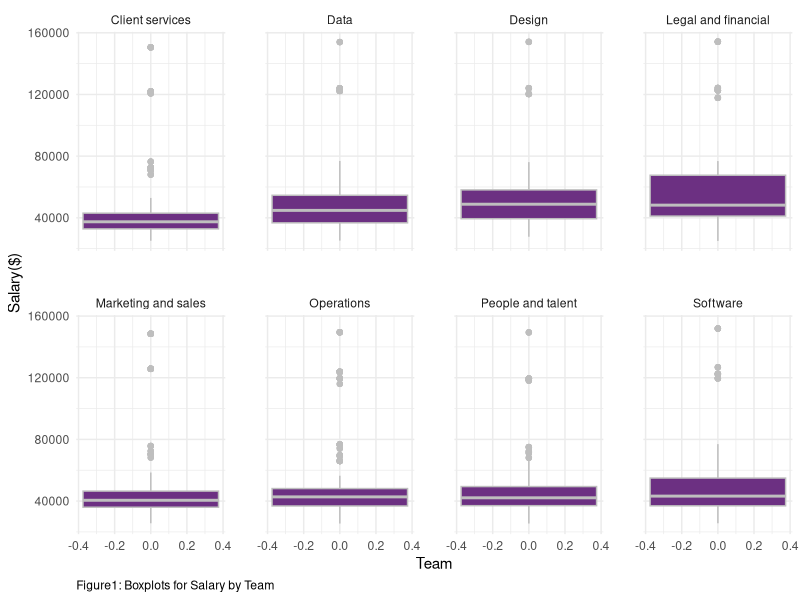
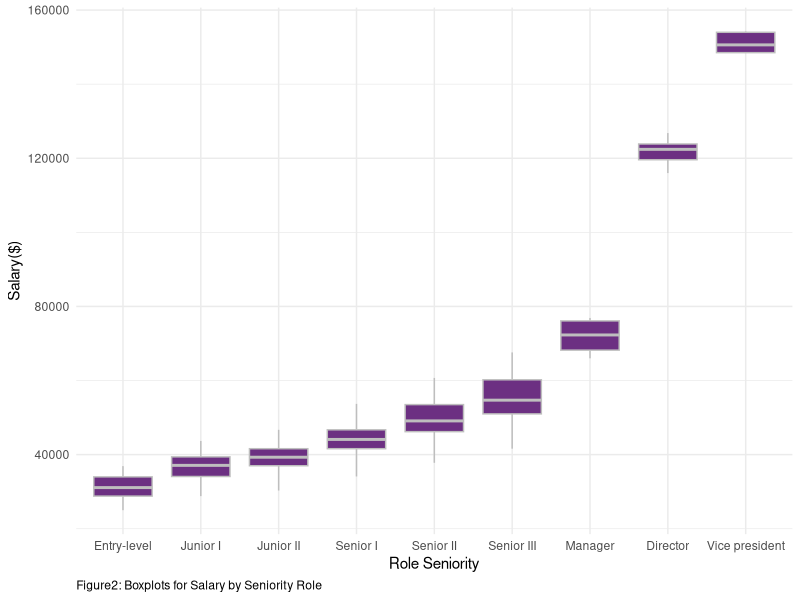
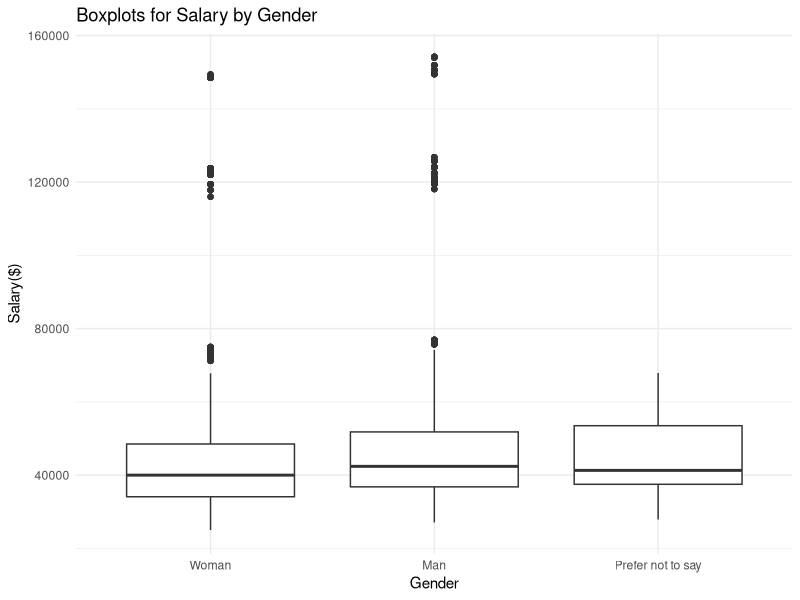
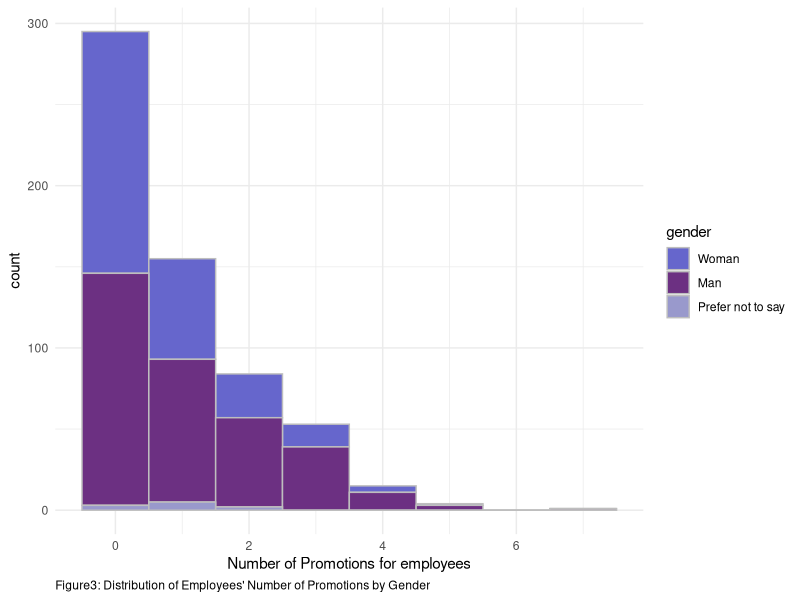
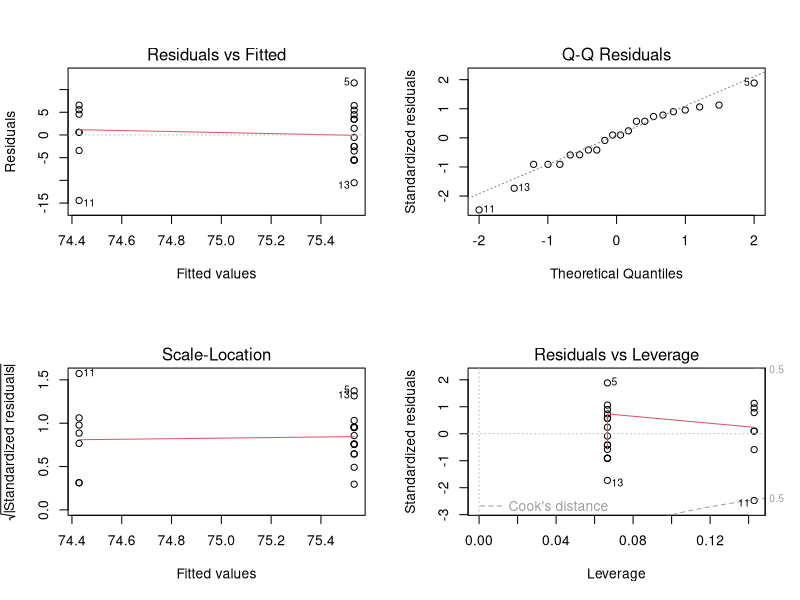
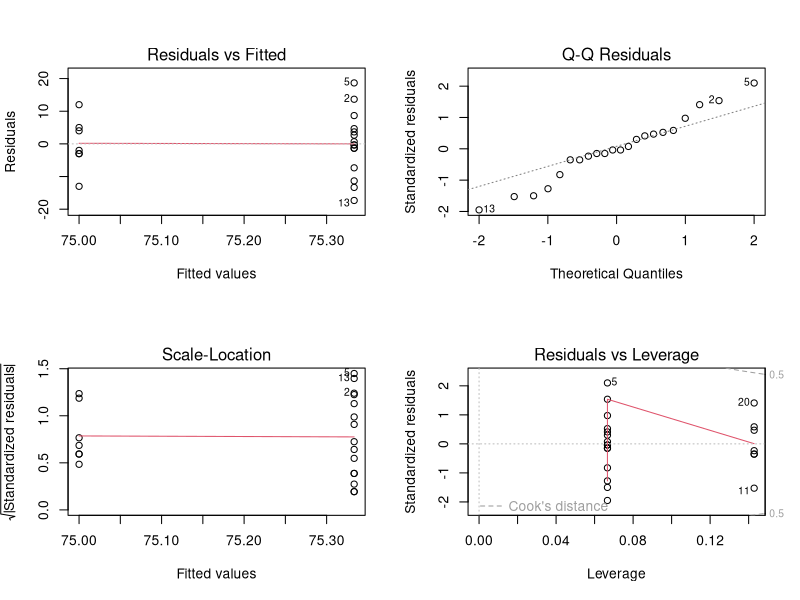
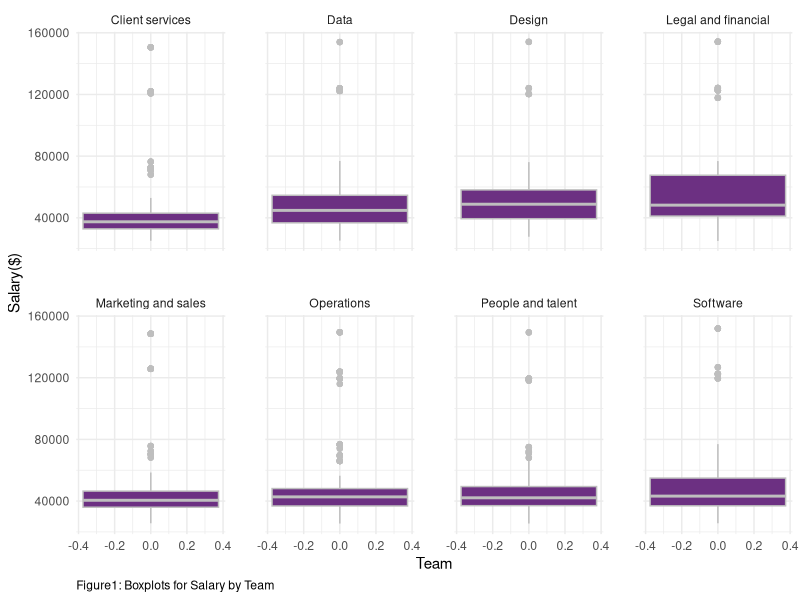
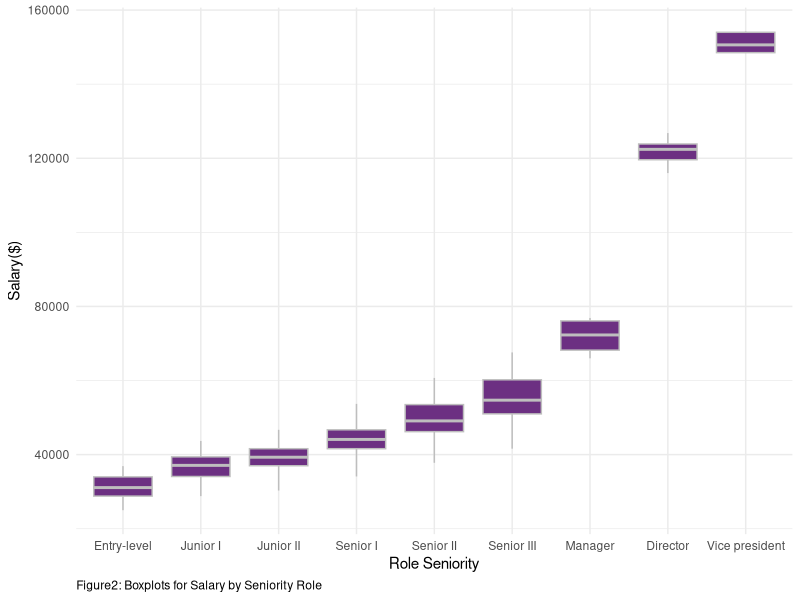

The R script that drew these images, in order:
## ---- chunk 1
library(tidyverse)
library(lme4)
library(mgcv)
library(kableExtra)
#install.packages("gridExtra")
library(gridExtra)
# this should supress all code and messages
knitr::opts_chunk$set(include=FALSE)
## ---- chunk 2
############################################################################################################
#DATA CLEANING PART
############################################################################################################

# read in the data
black_saber_current_employees <- read_csv("data/black-saber-current-employees.csv")

#change salary varaible from characters to doubles
black_saber_current_employees_cleaned <- black_saber_current_employees %>% 
  mutate(salary = str_extract_all(salary, "\\d+,\\d+")) %>% #only extracting the number part(i.e., remove $)
  mutate(salary = str_remove_all(salary, ",")) %>% # remove comma(,)
  mutate(salary = as.numeric(salary)) %>% #change to doubles
  #changing the orders of role as hierarchy, rather than alphabetical order(see below note)
  mutate(role_seniority = fct_relevel(role_seniority, "Manager", after = 7)) %>% 
  mutate(role_seniority = fct_relevel(role_seniority, "Director", after = 7)) %>%
  #changing the orders of gender for clairty in explanation for promotion analaysis part
  mutate(gender = fct_relevel(gender, "Woman", after = 0))

#NOTES
#(Before changing): Director Entry-level Junior I Junior II Manager Senior I Senior II Senior III Vice president
#(After chaning): “Entry-level”,“Junior I”,“JuniorII”,“Senior I”,“Senior II”,“Senior III”,“Manager”, “Director”,“Vicepresident” 

## ---- chunk 3
#########################################################################################################
#EXPLORATORY ANALYSIS
#########################################################################################################
# create a visualisation (a boxplot to see if teams have systematic differences in their salary)
#some teams might be more important to the company 
#e.g., bc it is a software company, software team might be more valuable to the company and thus receive higher salary, yet this is fair in the sense that the Gideon wants salary based on "talent and value to the company”)

my_plot_salary_by_role_team <- black_saber_current_employees_cleaned %>% 
  ggplot(aes(y = salary)) +
  facet_wrap(~team, nrow = 2) +
  geom_boxplot(colour = "grey", fill = "#6C3082") +
  theme_minimal() +
  labs(x = "Team", y= "Salary($)", caption = "Figure1: Boxplots for Salary by Team") + 
  theme(panel.spacing = unit(2, "lines")) +
  theme(plot.caption = element_text(hjust = 0))

my_plot_salary_by_role_team
ggsave("images/salary_boxplot_team.png", width = 6, height = 3.5)

## ---- chunk 4

#exploring whether there is difference in salary by roles.
#there should be difference, since higher the role, the more salary people earn since they are more valuable to the company

my_plot_salary_by_role <- black_saber_current_employees_cleaned %>% 
  ggplot(aes(x = role_seniority, y = salary)) +
  geom_boxplot(colour = "grey", fill = "#6C3082") +
  theme_minimal() +
  labs(x="Role Seniority", y= "Salary($)", caption = "Figure2: Boxplots for Salary by Seniority Role") +
  theme(plot.caption = element_text(hjust = 0))

my_plot_salary_by_role
ggsave("images/salary_boxplot_role.png", width = 6, height = 3)

#side note: does follow the seniority trend, which is Least senior to most senior: “Entry-level”,“Junior I”,“JuniorII”,“Senior I”,“Senior II”,“Senior III”,“Manager”, “Director”,“Vicepresident”

## ---- chunk 5
#########################################################################################################

#exploring whether there is gender difference in salary
my_plot_salary_by_gender <- black_saber_current_employees_cleaned %>% 
  ggplot(aes(x = gender, y = salary)) +
  geom_boxplot() +
  theme_minimal() +
  labs(title = "Boxplots for Salary by Gender", x = "Gender", y= "Salary($)")
  
my_plot_salary_by_gender
#result(interpretation of the plot): Gender does not seem to have fixed effect on salary. In other words, no gender bias, which is good considering EDI (but when doing model comparison, we will see whether such is true numerically)

ggsave("images/salary_boxplot_gender.png", width = 5, height = 2)

#########ONE-WAY ANOVA ON SALARY AND GENDER AS GROUP####################

lmod_gender <- lm(salary ~ gender, data = black_saber_current_employees_cleaned)
summary(lmod_gender)
#HOWEVER, UNLIKE THE VISUALIZATION, THERE WAS A SIGNIFICANT DIFFERENCE IN GENDER! THERE MIGHT BE GENDER BIAS IN SALARY(we will see this in model fitting part)

## ---- chunk 6
#########################################################################################################
#MODEL FITTING
#########################################################################################################

#fitting a linear mixed model while setting financial quarter (financial_q)
#rationale: in some quarters, the company earns a lot of money and so all employees earn more money in that quarter, but when the quarter is not good, all earn less money.

salary_lmer <- lmer(salary ~ gender + team + role_seniority + leadership_for_level + productivity + (1|financial_q), data = black_saber_current_employees_cleaned)
#summary(salary_lmer)

#cannot take face-value to whether team has systematic difference and so just to check, we added this model without team so that when we compare it with salary_lmer, we can know whether we must include team or not fpre better prediction.
salary_lmer_no_team <- lmer(salary ~ gender + role_seniority + leadership_for_level + productivity + (1|financial_q), data = black_saber_current_employees_cleaned)
#summary(salary_lmer)

salary_lmer_no_gender <- lmer(salary ~ team + role_seniority + leadership_for_level + productivity + (1|financial_q), data = black_saber_current_employees_cleaned)
#summary(salary_lmer_no_gender)

## ---- chunk 7
#########################################################################################################
#MODEL COMPARISION TEST
#########################################################################################################


#THIS TEST CONFIRMS THAT THERE IS A GENDER BIAS IN SALARY
lmtest::lrtest(salary_lmer, salary_lmer_no_gender)
#conclusion: indeed, becuase the p-value is significant, simpler model does NOT explain better than complex model = should include gender to have better predictive ability...

## ---- chunk 8
#This test confirms that we need team as predictor
lmtest::lrtest(salary_lmer, salary_lmer_no_team)
## ---- chunk 9
############################################################################################################
#DATA CLEANING PART
############################################################################################################
# create a variable called promotion count that keeps track of the number of times
# each employee got promoted
employee_data <- black_saber_current_employees_cleaned %>%
  mutate(employee_role = as.numeric(role_seniority)) %>%
  select(employee_id, employee_role) %>%
  group_by(employee_id)%>%
  mutate(initial_role=min(employee_role)) %>%
  mutate(current_role=max(employee_role)) %>%
  mutate(promotion_count = current_role - initial_role) %>%
  select(employee_id, promotion_count) %>%
  unique()

# `work_period` variable counts how many financial quarters each employee has gone through
# this gives us an idea of how long each employee has been working at the company
working_period <- black_saber_current_employees_cleaned %>%
  group_by(employee_id) %>%
  summarise(work_period = n())

# create a new variable called `employee_role` which saves role_seniority as numbers and
# create another variable called `initial_role` that indicates the initial role of the employee
role_seniority_data <- black_saber_current_employees_cleaned %>% 
  mutate(employee_role = as.numeric(role_seniority)) %>%
  select(employee_id, employee_role) %>%
  unique()%>%
  group_by(employee_id)%>%
  mutate(initial_role=min(employee_role)) %>%
  mutate(current_role=max(employee_role))

# data that only contains the most recent (2020 Q4) information on each employee
promotion_data <- full_join(black_saber_current_employees_cleaned, employee_data) %>%
  left_join(working_period) %>%
  mutate(year = as.numeric(str_extract_all(financial_q, "\\d+\\d+"))) %>%
  mutate(quarter = as.numeric(substr(financial_q,7,7))) %>% 
  group_by(employee_id) %>%
  mutate(recent_year = max(year)) %>%
  filter(year == recent_year) %>%
  mutate(recent_quarter = max(quarter)) %>%
  filter(quarter == recent_quarter) %>%
  right_join(y = role_seniority_data) %>% 
  filter(employee_role == current_role) %>% 
  select(-c(year, quarter, recent_year, recent_quarter, current_role, employee_role, initial_role))

## ---- chunk 10
#########################################################################################################
#EXPLORATORY ANALYSIS
#########################################################################################################

# proportion of different numbers of promotion
prop.table(table(promotion_data$promotion_count))

# mean number of promotions
mean(promotion_data$promotion_count)
sd(promotion_data$promotion_count)
## ---- chunk 11

promotion_count_by_gender_plot <- promotion_data %>% 
  ggplot(aes(x = promotion_count, fill = gender)) +
  geom_histogram(colour = "grey", binwidth= 1) +
  theme_minimal() +
  labs(x = "Number of Promotions for employees", caption = "Figure3: Distribution of Employees' Number of Promotions by Gender") + 
  scale_fill_manual(values=c("#6666CC", "#6C3082","#9999CC")) +
  theme(plot.caption = element_text(hjust = 0))

promotion_count_by_gender_plot
ggsave("images/promotion_count_by_gender_plot.png", width = 6, height = 4)
## ---- chunk 12
########################################################################################################
# Assumption check
########################################################################################################

mean_variance_model <- promotion_data %>% 
  group_by(gender) %>% 
  summarise(mean = mean(promotion_count), var = round(sd(promotion_count)^2,1))

## ---- chunk 13
#########################################################################################################
#MODEL FITTING
#########################################################################################################
# test model to see if gender, leadership level and productivity of each employee affect their number of promotions
# (offset: account for different work periods for the employees, while allowing for counts to still be the response.)

# model with covariates gender, leadership and productivity
mod1 <- glm(promotion_count ~ gender + leadership_for_level + productivity, family = poisson, offset = log(work_period), data = promotion_data)
# model with covariates leadership and productivity only
mod2 <- glm(promotion_count ~ leadership_for_level + productivity, family = poisson, offset = log(work_period), data = promotion_data)
# model with covariates gender, leadership, productivity, salary, and role_seniority
mod3 <- glm(promotion_count ~ gender + leadership_for_level + productivity + salary + role_seniority, family = poisson, offset = log(work_period), data = promotion_data)
# model with covariates leadership, productivity, salary, and role_seniority only
mod4 <- glm(promotion_count ~ leadership_for_level + productivity + salary + role_seniority, family = poisson, offset = log(work_period), data = promotion_data)

# compare models with common covariates of leadership and productivity, with and without gender
anova(mod1, mod2, test = "Chisq")
# more complex model with gender is better

# compare models with common covariates of leadership, productivity, salary, and role_seniority, with and without gender
anova(mod3, mod4, test = "Chisq")
# more complex model with gender is better

# compare the two preferable models from the previous tests to determine the final model
anova(mod1, mod3, test = "Chisq")
# strong evidence against the hypothesis that the simpler model fits the data just well
## ---- chunk 14
table <- cbind(Estimate = summary(mod3)$coef[,1],
               confint(mod3))
kable(round(table,4), caption = "Estimates with 95% confidence intervals", booktabs = TRUE, valign = "t", format = "pandoc") %>%
  kable_styling(latex_options = "scale_down")
## ---- chunk 15
#########################################################################################################
#DATA CLEANING PART
#########################################################################################################

# read in the data
phase1_applicants <- read.csv("data/phase1-new-grad-applicants-2020.csv")
phase2_applicants <- read.csv("data/phase2-new-grad-applicants-2020.csv")
phase3_applicants <- read.csv("data/phase3-new-grad-applicants-2020.csv")
final_hired <- read.csv("data/final-hires-newgrad_2020.csv")

#make new variable which tells whether applicant is accepted for each phase or not
#add gender if the dataset doesn't have
final_hired_cleaned <- final_hired %>% 
  mutate(hired = 1)

phase3_applicants_cleaned <- phase3_applicants %>% 
  full_join(final_hired_cleaned) %>% 
  mutate(hired = replace_na(hired, 0)) %>% 
  left_join(phase2_applicants) %>% 
  select(applicant_id : hired, gender) %>% 
  mutate(gender = fct_relevel(gender, "Woman", after = 0)) %>% 
  mutate(hired_word = case_when(hired == 0 ~ "Fail", 
                                         hired == 1 ~ "Pass")) %>% 
  mutate(phase2accepted = 1)

phase2_applicants_cleaned <- phase2_applicants %>% 
  full_join(phase3_applicants_cleaned) %>% 
  mutate(phase2accepted = replace_na(phase2accepted, 0)) %>% 
  select(applicant_id, gender, technical_skills:speaking_skills, phase2accepted) %>%
  mutate(gender = fct_relevel(gender, "Woman", after = 0)) %>% 
  mutate(phase2accepted_word = case_when(phase2accepted == 0 ~ "Fail", 
                                         phase2accepted == 1 ~ "Pass")) %>% 
  mutate(phase1accepted = 1) # %>% 
  #filter(gender != "Prefer not to say")

phase1_applicants_cleaned <- phase1_applicants %>% 
  full_join(phase2_applicants_cleaned) %>% 
  select(applicant_id:work_experience, phase1accepted) %>% 
  mutate(phase1accepted = replace_na(phase1accepted, 0)) %>%
  mutate(gender = fct_relevel(gender, "Woman", after = 0)) %>% 
  mutate(phase1accepted_word = case_when(phase1accepted == 0 ~ "Fail",
                                         phase1accepted == 1 ~ "Pass"))

phase2_applicants_cleaned <- filter(phase2_applicants_cleaned, gender != "Prefer not to say")
## ---- chunk 16
#########################################################################################################
#EXPLORATORY ANALYSIS
#########################################################################################################

#proportion of female
sum(phase1_applicants$gender == "Woman") / nrow(phase1_applicants)
sum(phase1_applicants$gender == "Prefer not to say") / nrow(phase1_applicants)
sum(phase2_applicants_cleaned$phase2accepted ==1) / nrow(phase2_applicants_cleaned)

# create a visualisation (a boxplot to see if gender has systematic differences in their phase approved)

#stacked bar chart that displays the proportion of applicants with each accepted group, for each gender
bar_proportion_phase1 <- ggplot(data = phase1_applicants_cleaned, aes(x = gender, fill = phase1accepted_word)) +
  geom_bar(position = "fill") +
  scale_fill_manual(values=c("#9999CC", "#6C3082")) +
  theme_minimal() +
  labs(title = "Pass Rate in Phase 1 by Gender",
       x = "Gender", y = "Approved Proportion") + 
  theme(legend.position = "none")

bar_proportion_phase2 <- ggplot(data = phase2_applicants_cleaned, aes(x = gender, fill = phase2accepted_word)) +
  geom_bar(position = "fill") +
  scale_fill_manual(values=c("#9999CC", "#6C3082")) +
  theme_minimal() +
  labs(title = "Pass Rate in Phase 2 by Gender",
       x = "Gender", y = "Approved Proportion") +
  theme(legend.title = element_blank())

bar_proportion_phase1_2 <- arrangeGrob(bar_proportion_phase1, bar_proportion_phase2, ncol=2)
ggsave(file="images/hiring_barchart_gender.png", bar_proportion_phase1_2)

box_interviewer1 <- ggplot(phase3_applicants_cleaned, aes(x = gender, y = interviewer_rating_1)) +
  geom_boxplot() +
  ylim(55, 95) +
  theme_minimal() +
  labs(title = "interviewer1 scores by Gender", x = "Gender", y= "rating") +
  theme(plot.title = element_text(hjust = 0.5))
  
box_interviewer2 <- ggplot(phase3_applicants_cleaned, aes(x = gender, y = interviewer_rating_2)) +
  geom_boxplot() +
  ylim(55, 95) +
  theme_minimal() +
  labs(title = "interviewer2 scores by Gender", x = "Gender", y= "rating") +
  theme(plot.title = element_text(hjust = 0.5))

box_proportion_interviewer1_2 <- arrangeGrob(box_interviewer1, box_interviewer2, ncol=2)
ggsave(file="images/hiring_boxplot_gender.png", box_proportion_interviewer1_2)
## ---- chunk 17
#########################################################################################################
#MODEL FITTING
#########################################################################################################

#use generalized linear model since all variables take large part of grades

#model where gender is only predictor
phase1_gender <- glm(phase1accepted ~ gender, family = binomial, data = phase1_applicants_cleaned)
confint(phase1_gender)

#generalized linear model with all variables except for gender
phase1_glm_no_gender <- glm(phase1accepted ~ team_applied_for + cover_letter + cv+ gpa + extracurriculars + work_experience, family = binomial(link = "logit"), data = phase1_applicants_cleaned)

#generalized linear model with all variables including gender
phase1_glm <- glm(phase1accepted ~ team_applied_for + cover_letter + cv+ gpa + gender +  extracurriculars + work_experience, family = binomial(link = "logit"), data = phase1_applicants_cleaned)

#deviance test to know including gender is better
drop_in_deviance <- anova(phase1_glm_no_gender, phase1_glm, test = "Chisq")
drop_in_deviance
## ---- chunk 18
#model where gender is only predictor
phase2_gender <- glm(phase2accepted ~ gender, family = binomial, data = phase2_applicants_cleaned)
confint(phase2_gender)

#generalized linear model with all variables except for gender
phase2_glm_no_gender <- glm(phase2accepted ~ technical_skills + writing_skills + speaking_skills + leadership_presence , family = binomial(link = "logit"), data = phase2_applicants_cleaned)

#generalized linear model with all variables including gender
phase2_glm <- glm(phase2accepted ~ technical_skills + writing_skills + speaking_skills + leadership_presence + gender, family = binomial(link = "logit"), data = phase2_applicants_cleaned)

#deviance test to know including gender is better
drop_in_deviance <- anova(phase2_glm_no_gender, phase2_glm, test = "Chisq")
drop_in_deviance
## ---- chunk 19
#Simple linear model with gender covariate for interviewer 1
phase3_interviewer1 <- lm(interviewer_rating_1 ~ gender, data = phase3_applicants_cleaned)
confint(phase3_interviewer1)

#Simple linear model with gender covariate for interviewer 2
phase3_interviewer2 <- lm(interviewer_rating_2 ~ gender, data = phase3_applicants_cleaned)
confint(phase3_interviewer2)

#Checking assumption
par(mfrow=c(2,2))
plot(phase3_interviewer1)
par(mfrow=c(2,2))
plot(phase3_interviewer2)
